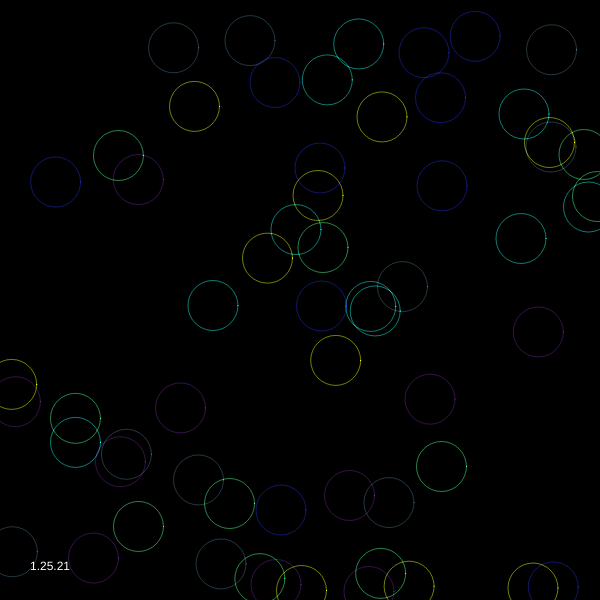
Frame 1 (no input)
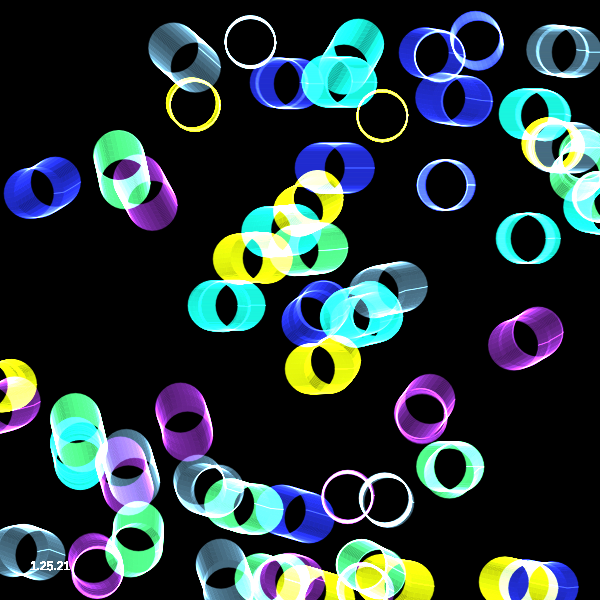
Frame 60 (no input)
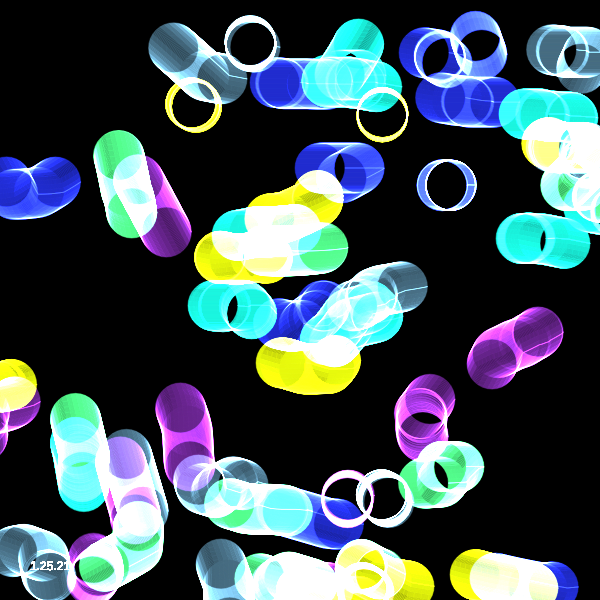
Frame 120 (the mouse pressed at the canvas centre since frame 60)

The p5.js sketch that drew these frames (run headless with seeded random() and noise() and a simulated clock; from frame 60 on, the mouse is pressed at the canvas centre):

// p5.js sketch
// ── sketch.js
/*
Forked from Justin Turner's perlin color sketch
*/

const unit = 1.5;
const nums = 10;//Math.round((screen.width + screen.height) / (unit));
const noiseScale = 500;

let a, b, c, d, e, f;
let group1;
let ac, bc, cc, aColor, bColor, cColor;
let sizes = [unit, unit];

/////////////////////////////////////////////////////////////////

function setup() {
  var canvas;
  if(windowWidth>=600 && windowHeight >=600){
    canvas = createCanvas(600, 600);
  }
  else{
    canvas = createCanvas(windowWidth, windowHeight - 100);
  }

  var x = (windowWidth - width) / 2;
  var y = (windowHeight - height) / 2;

  canvas.position(x, y);
  background(0);

  angleMode(DEGREES);
  noStroke();

  a = new ParticleGroup(color(rCol(128)), nums, sizes);
  b = new ParticleGroup(color(rCol(128)), nums, sizes);
  c = new ParticleGroup(color(rCol(128)), nums, sizes);
  d = new ParticleGroup(color(rCol(128)), nums, sizes);
  e = new ParticleGroup(color(rCol(128)), nums, sizes);
  f = new ParticleGroup(color(rCol(128)), nums, sizes);

  group1=[a,b,c,d,e,f];
  
  for (let group of group1){
    ParticleGroup.populate(group);
  }

  blendMode(ADD)

}

/////////////////////////////////////////////////////////////////////////////

function draw() {

  for (let group of group1) {
    group.update();

  }

  fill(255);
  noStroke();
  text("1.25.21", 30, height-30)
}

/////////////////////////////////////////////////////////////////////////

class ParticleGroup {

  static populate(aGroup) {
    for (let i = 0; i < aGroup.amount; i++) {
      let newParticle = new Particle(rInc(width, unit), rInc(height, unit),random([aGroup.sizeRange[0], aGroup.sizeRange[1]]));
      aGroup.container.push(newParticle);
    }
  }

  constructor(color, amount, sizeRange = [0.1, 0.3]) {

    this.color = color;
    this.sizeRange = sizeRange;
    this.amount = amount;
    this.container = [];
    this.populated = false;
  }

  update() {
    for (let particles of this.container) {
      stroke(this.color)
      // strokeWeight(10)
      particles.move();
      particles.checkEdge();
      particles.display();
    }
  }
}

/////////////////////////////////////////////////////////////////////////

class Particle {
  constructor(x, y, size) {
    this.angle = noise(x / noiseScale, y / noiseScale);
    this.pos = createVector(x, y);
    this.speed = size/3
    this.size = size;
    this.dir = createVector(cos(this.angle), sin(this.angle));
    this.noiseScale = noiseScale;

  }

  move() {
    this.angle = noise(this.pos.x / this.noiseScale, this.pos.y / this.noiseScale);
    this.angle *=360
    this.angle = (ceil(360*Math.cos(radians(this.angle>>this.dir.heading())))&this.angle);
    
    this.dir.x = cos(this.angle);
    this.dir.y = sin(this.angle);
    this.dir.rotate(radians(this.pos.heading()*this.angle/this.dir.mag()));
    
    this.dir.x *= this.speed;
    this.dir.y *= this.speed;
    this.pos.x += this.dir.x;
    this.pos.y += this.dir.y;

  }

  checkEdge() {

    if (this.pos.x < width-width*1.1 || this.pos.x > width*1.1 || this.pos.y < height-height*1.1 || this.pos.y > height*1.1) {
      this.pos.x = round(random(width) / unit) * unit;
      this.pos.y = round(random(height) / unit) * unit;
//this.speed *= random([1, -1]);
    }

  }

  display() {
    noFill();
    // rectMode(CENTER);
    circle(this.pos.x, this.pos.y,50, 50)
    // if(second() %2 == 0){
    //     triangle(this.pos.x, this.pos.y, this.pos.x + 70, this.pos.y + 100, this.pos.x - 70, this.pos.y + 100);
    // }
    // else{
    //     rect(this.pos.x, this.pos.y, 100, 100);
    // }
  }
}

//////////////////////////////////////////////////////////////////////

function rCol(alpha = 255) {
  return [Math.random() * 255, Math.random() * 255, Math.random() * 255, alpha];
}

function rInc(input, increment){
  return Math.round((Math.random()*input)/increment) * increment;
}

function rRange(minimum, maximum){
  return minimum + Math.random() * (maximum - minimum);
}
